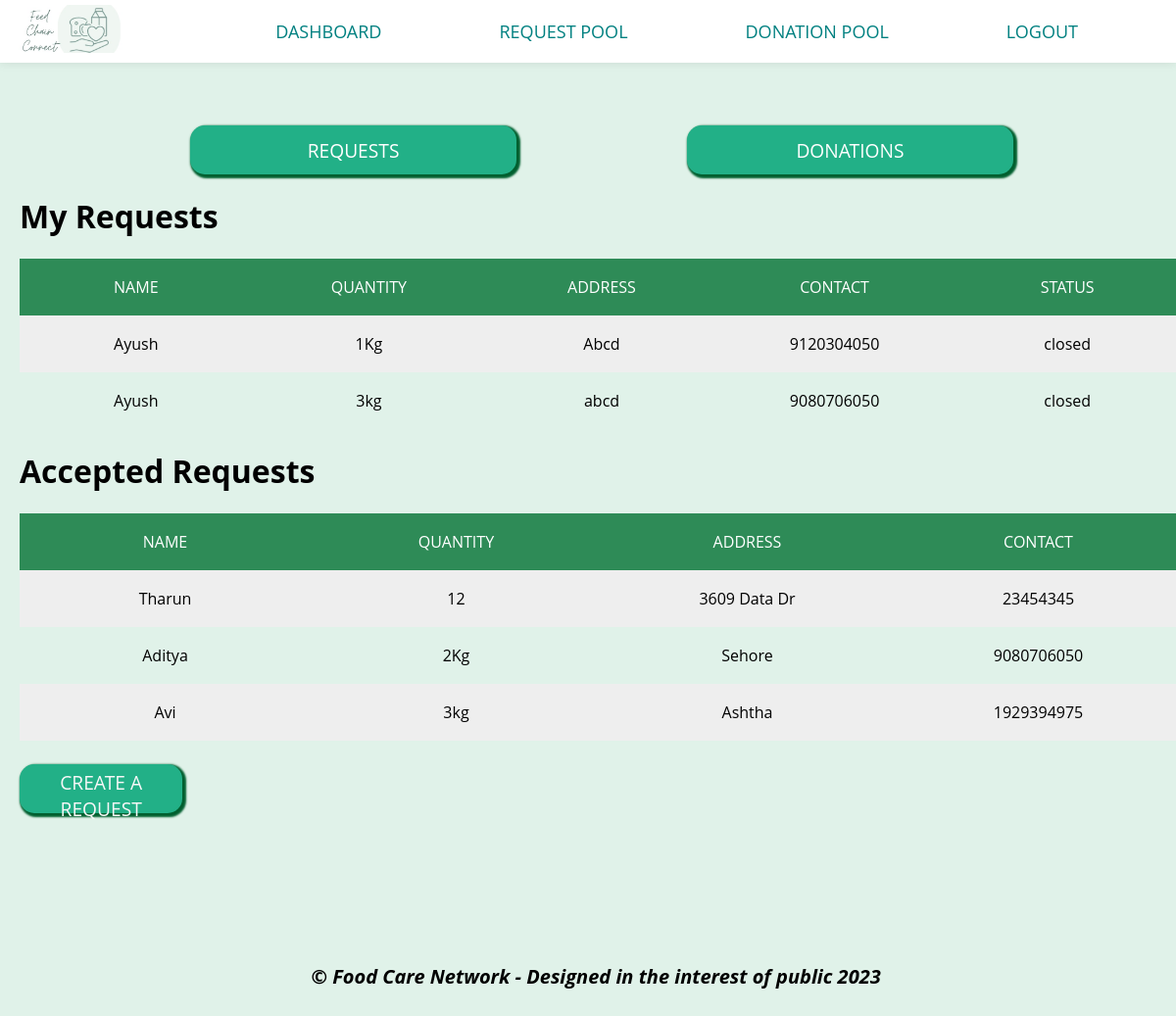
/Dashboard (signed in), run on the app's committed database.
### tables this page shows
CREATE TABLE Requests (requestid INTEGER PRIMARY KEY ,name TEXT,quantity TEXT, location TEXT,contact TEXT,uid TEXT,donorid TEXT,status TEXT, FOREIGN KEY(uid) REFERENCES Users(uid));

### app.py (the view)
@app.route("/Dashboard", methods=['POST', 'GET'])
def Dashboard():
    if request.method == 'GET':
        con = sqlite3.connect('database.db')
        try:
            with sqlite3.connect("database.db") as con:
                uid = int(session['uid'])
                cur = con.cursor()
                cur.execute(
                    "SELECT * FROM Requests where uid =(?)", str(uid))
                con.commit()
                requestlist = cur.fetchall()
                cur.execute(
                    "SELECT * FROM Requests where donorid =(?)", str(uid))
                con.commit()
                acceptedrequestlist = cur.fetchall()
                cur.execute(
                    "SELECT * FROM Donations where uid =(?)", str(uid))
                con.commit()
                donationlist = cur.fetchall()
                cur.execute(
                    "SELECT * FROM Donations where requestorid =(?)", str(uid))
                con.commit()
                accepteddonationlist = cur.fetchall()
                msg = "Record successfully added"
        except Exception as e:
            con.rollback()
            msg = str(e)
        finally:
            con.close()
    return render_template('Landing.html', requestlist=requestlist, donationlist=donationlist, accepteddonationlist=accepteddonationlist, acceptedrequestlist=acceptedrequestlist)

### templates/Landing.html (shortened to what this page needs)
<!DOCTYPE html>
<html>
<head>
  <link rel="stylesheet" href="{{ url_for('static', filename='css/style.css') }}" />
</head>
<body>
  <div class="main">
    <nav class="navbar">
      <div class="nav-container">
        <a href="#" class="nav-logo"><img src="{{ url_for('static', filename='images/Logo2.jpg') }}" alt="logo"
            class="logo"></a>
        <div class="nav-menu">
          <ul class="nav-list">
            <li class="nav-item">
              <a href="{{ url_for('.Dashboard', _anchor='exactlocation') }}" class="nav-link">DASHBOARD</a>
            </li>
            <li class="nav-item">
              <a href="{{ url_for('.Requestlist', _anchor='exactlocation') }}" class="nav-link">REQUEST POOL</a>
            </li>
            <li class="nav-item">
              <a href="{{ url_for('.Donationlist', _anchor='exactlocation') }}" class="nav-link">DONATION POOL</a>
            </li>
            <li class="nav-item">
              <a href="{{ url_for('.homeiu', _anchor='exactlocation') }}" class="nav-link">LOGOUT</a>
            </li>
          </ul>
        </div>
      </div>
    </nav>
    <div class="conati" id="jol">
      <div class="signform-btn">
        <button class="signform-submit-btn-green" id="link1" type="button">REQUESTS</button>
        <button class="signform-submit-btn-green" id="link2" type="button">DONATIONS</button>
      </div>
      <div class="tab-content">
        <div id="tab1">
          <h1>My Requests</h1>
          <div>
            <div class="table1">
              <div class="table-header">
                <div class="header__item">
                  <a id="name" class="filter__link" href="#">Name</a>
                </div>
                <div class="header__item">
                  <a id="wins" class="filter__link filter__link--number" href="#">Quantity</a>
                </div>
                <div class="header__item">
                  <a id="wins" class="filter__link filter__link--number" href="#">Address</a>
                </div>
                <div class="header__item">
                  <a id="wins" class="filter__link filter__link--number" href="#">Contact</a>
                </div>
                <div class="header__item">
                  <a id="wins" class="filter__link filter__link--number" href="#">Status</a>
                </div>
              </div>
              <div class="table-content">
                {%if requestlist%}
                {% for row in requestlist %}
                <div class="table-row">
                  <div class="table-data">{{row[1]}}</div>
                  <div class="table-data">{{row[2]}}</div>
                  <div class="table-data">{{row[3]}}</div>
                  <div class="table-data">{{row[4]}}</div>
                  <div class="table-data">{{row[7]}}</div>
                </div>
                {% endfor %}
                {% else %}
                <p style="text-align: center;">No Requests</p>
                {% endif %}
              </div>
            </div>
          </div>
          <h1>Accepted Requests</h1>
          <div>
            <div class="table1">
              <div class="table-header">
                <div class="header__item">
                  <a id="name" class="filter__link" href="#">Name</a>
                </div>
                <div class="header__item">
                  <a id="wins" class="filter__link filter__link--number" href="#">Quantity</a>
                </div>
                <div class="header__item">
                  <a id="wins" class="filter__link filter__link--number" href="#">Address
                  </a>
                </div>
                <div class="header__item">
                  <a id="wins" class="filter__link filter__link--number" href="#">Contact</a>
                </div>
              </div>
              <div class="table-content">
                {% if acceptedrequestlist %}
                {% for row in acceptedrequestlist %}
                <div class="table-row">
                  <div class="table-data">{{row[1]}}</div>
                  <div class="table-data">{{row[2]}}</div>
                  <div class="table-data">{{row[3]}}</div>
                  <div class="table-data">{{row[4]}}</div>
                </div>
                {% endfor %}
                {% else %}
                <p style="text-align:center;">No Requests</p>
                {% endif %}
              </div>
            </div>
          </div>
          <div class="btn-left">
            <button class="signform-submit-btn-green">
              <a href="{{ url_for('.createRequest', _anchor='exactlocation') }}">CREATE A REQUEST</a>
            </button>
          </div>
        </div>
      </div>
    </div>
    <footer>
      <p>&copy; Food Care Network - Designed in the interest of public 2023</p>
    </footer>
</body>
</html>

### static/css/style.css (style rules this page uses)
* { padding: 0px; box-sizing: border-box; font-family: "Open Sans", sans-serif; }
p { font-style: italic; text-align: center; font-size: 20px; font-weight: bold; margin-top: 20px; }
body { width: 100vw; background: #E0F2E9; background-position: center; background-size: cover; height: 100vh; background-attachment: scroll; }
body, html { overflow-x: hidden; }
a { text-decoration: none; }
::placeholder { color: black; }
footer { font-size: 14px; padding: 5px; text-align:left; }
.main { min-height: calc(60vh -80px); padding-bottom: 60px; }
.navbar { background-color: white; padding: 5px 0px; box-shadow: 0px 0px 10px rgba(0, 0, 0, 0.1); position: fixed; top: 0; left: 0; width: 100%; z-index: 9999; }
.nav-container { display: flex; align-items: center; justify-content:space-between; max-width: 100%; margin: 0 auto; }
.nav-logo .logo { margin-right: 100px; height: 49px; width: 128px; object-fit: cover; }
.nav-menu { display: flex; align-items: center; }
.nav-list { list-style: none; margin: 0; padding: 0; display: flex; align-items:flex-end; }
.nav-item { margin-right: 80px; color: white; }
.nav-link { margin: 20px; font-size: 18px; color: #008080; text-decoration: none; position: relative; }
.nav-link::before { content: ''; position: absolute; bottom: -2px; left: 50%; width: 0; height: 2px; background-color: #008080; transition: width 0.3s ease-in-out, left 0.3s ease-in-out; }
.signform-btn { display: flex; justify-content: space-evenly; }
.signform-submit-btn-green { width: 28%; height: 50px; padding: 5px; background-color: #22b087; box-shadow: 2px 2px 2px 2px #005f2f; color: #fff; border: none; border-radius: 15px; font-size: 1.2rem; cursor: pointer; transition: all 0.3s ease-in-out; }
.signform-submit-btn-green a { color: #f7f7f7; }
.table-header { display: flex; width: 100%; background: #2E8B57; padding: 18px 0; }
.table-row { display: flex; width: 100%; padding: 18px 0; }
.table-row:nth-of-type(odd) { background: #eee; }
.table-data, .header__item { flex: 1 1 20%; text-align: center; }
.header__item { text-transform: uppercase; }
.filter__link { color: white; text-decoration: none; position: relative; display: inline-block; padding-left: 24px; padding-right: 24px; }
.filter__link::after { content: ''; position: absolute; right: -18px; color: white; font-size: 12px; top: 50%; transform: translateY(-50%); }
.conati { margin-left: 1%; margin-top: 10%; }
.btn-left { margin-top: 2%; width: 50%; }
div.tab-content { display: flexbox; }

### data on the page
Requests: name "Ayush", quantity "1Kg", location "Abcd", contact "9120304050", status "closed"
Requests: name "Ayush", quantity "3kg", location "abcd", contact "9080706050", status "closed"
Requests: name "Tharun", quantity "12", location "3609 Data Dr", contact "23454345"
Requests: name "Aditya", quantity "2Kg", location "Sehore", contact "9080706050"
Requests: name "Avi", quantity "3kg", location "Ashtha", contact "1929394975"
